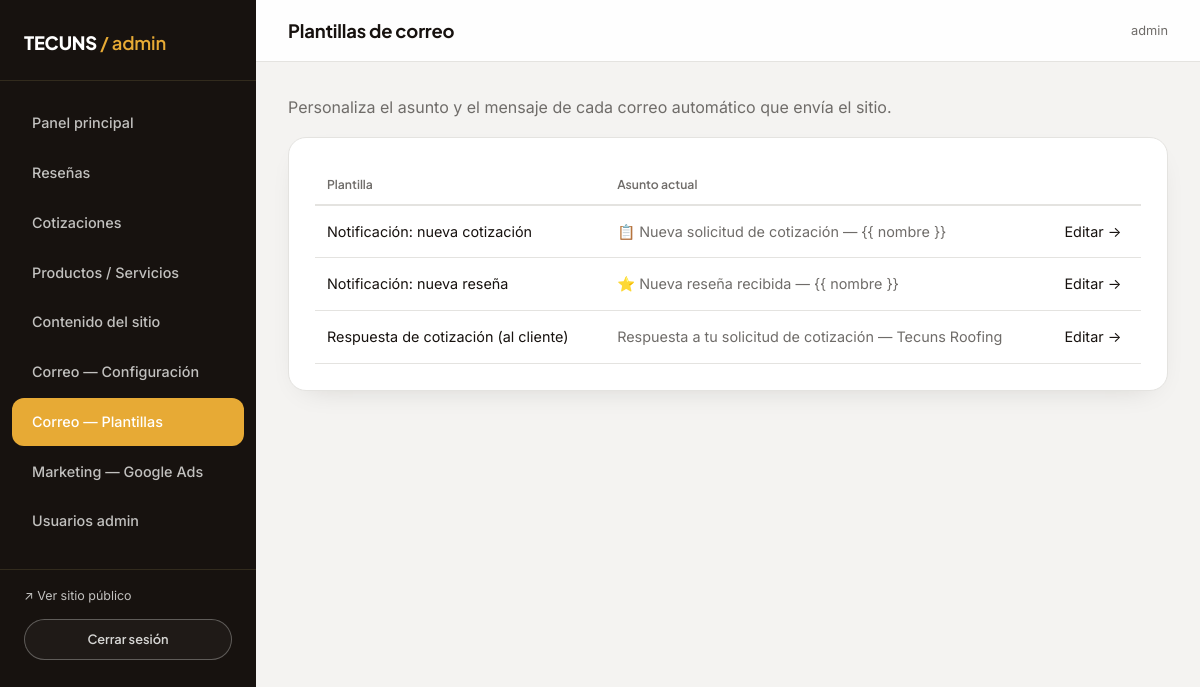
/admin/configuracion/plantillas (signed in), run on the app's committed database.
### models.py (models this page shows, shortened)
class Admin(UserMixin, db.Model):
    __tablename__ = "admins"
    id = db.Column(db.Integer, primary_key=True)
    username = db.Column(db.String(80), unique=True, nullable=False)
    password_hash = db.Column(db.String(255), nullable=False)
    is_superadmin = db.Column(db.Boolean, default=False)
    created_at = db.Column(db.DateTime, default=datetime.utcnow)

class EmailTemplate(db.Model):
    __tablename__ = "email_templates"
    id = db.Column(db.Integer, primary_key=True)
    key = db.Column(db.String(50), unique=True, nullable=False)
    label = db.Column(db.String(150), nullable=False)
    subject = db.Column(db.String(300), nullable=False)
    body = db.Column(db.Text, nullable=False)
    updated_at = db.Column(db.DateTime, default=datetime.utcnow, onupdate=datetime.utcnow)

### admin_routes.py (the view)
@admin_bp.route("/configuracion/plantillas")
@login_required
def plantillas():
    templates = EmailTemplate.query.order_by(EmailTemplate.label).all()
    return render_template("admin/plantillas.html", templates=templates)

### translations.py (called while the page is built)
def set_language():
    lang = request.cookies.get("lang")
    if lang not in SUPPORTED:
        lang = detect_lang()
    g.lang = lang

def detect_lang():
    accept = request.headers.get("Accept-Language", "")
    primary = accept.split(",")[0].strip().lower()
    code = primary.split(";")[0].split("-")[0].strip()
    return EN if code == EN else DEFAULT

### templates/admin/plantillas.html (shortened to what this page needs)
{% extends "admin/base_admin.html" %}
{% block page_title %}Plantillas de correo{% endblock %}
{% block admin_content %}
<p class="text-steel">Personaliza el asunto y el mensaje de cada correo automático que envía el sitio.</p>
<div class="card-panel">
  <table class="admin-table">
    <thead><tr><th>Plantilla</th><th>Asunto actual</th><th></th></tr></thead>
    <tbody>
      {% for t in templates %}
      <tr>
        <td>{{ t.label }}</td>
        <td class="text-steel">{{ t.subject }}</td>
        <td><a href="{{ url_for('admin.editar_plantilla', key=t.key) }}" class="link">Editar →</a></td>
      </tr>
      {% endfor %}
    </tbody>
  </table>
</div>
{% endblock %}

### templates/admin/base_admin.html (shortened to what this page needs)
<!doctype html>
<html lang="es">
<head>
  <link rel="stylesheet" href="{{ url_for('static', filename='css/style.css') }}">
  <link rel="stylesheet" href="{{ url_for('static', filename='css/admin.css') }}">
</head>
<body class="admin-body">
  <div class="admin-shell">
    <aside class="admin-sidebar">
      <div class="admin-brand">TECUNS <span>/ admin</span></div>
      <nav class="admin-nav">
        <a href="{{ url_for('admin.dashboard') }}" class="{{ 'active' if request.endpoint == 'admin.dashboard' }}">Panel principal</a>
        <a href="{{ url_for('admin.resenas') }}" class="{{ 'active' if request.endpoint and request.endpoint.startswith('admin.') and 'resena' in request.endpoint }}">Reseñas</a>
        <a href="{{ url_for('admin.cotizaciones') }}" class="{{ 'active' if request.endpoint and 'cotizacion' in request.endpoint }}">Cotizaciones</a>
        <a href="{{ url_for('admin.servicios') }}" class="{{ 'active' if request.endpoint and 'servicio' in request.endpoint }}">Productos / Servicios</a>
        <a href="{{ url_for('admin.contenido') }}" class="{{ 'active' if request.endpoint and 'contenido' in request.endpoint }}">Contenido del sitio</a>
        <a href="{{ url_for('admin.config_correo') }}" class="{{ 'active' if request.endpoint == 'admin.config_correo' }}">Correo — Configuración</a>
        <a href="{{ url_for('admin.plantillas') }}" class="{{ 'active' if request.endpoint == 'admin.plantillas' }}">Correo — Plantillas</a>
        <a href="{{ url_for('admin.config_marketing') }}" class="{{ 'active' if request.endpoint == 'admin.config_marketing' }}">Marketing — Google Ads</a>
        {% if current_user.is_superadmin %}
        <a href="{{ url_for('admin.usuarios') }}" class="{{ 'active' if request.endpoint and 'usuario' in request.endpoint }}">Usuarios admin</a>
        {% endif %}
      </nav>
      <div class="admin-nav-foot">
        <a href="{{ url_for('public.index') }}" target="_blank" style="color:var(--silver); font-family:var(--font-mono); font-size:.78rem; display:block; margin-bottom:12px;">↗ Ver sitio público</a>
        <a href="{{ url_for('admin.logout') }}" class="btn btn-outline btn-sm btn-block">Cerrar sesión</a>
      </div>
    </aside>
    <div class="admin-main">
      <div class="admin-topbar">
        <h1>{% block page_title %}Panel principal{% endblock %}</h1>
        <span class="text-steel" style="font-family:var(--font-mono); font-size:.8rem;">{{ current_user.username }}</span>
      </div>
      <div class="admin-content">
        {% block admin_content %}{% endblock %}
      </div>
    </div>
  </div>
</body>
</html>

### static/css/admin.css (style rules this page uses)
.admin-body { background:var(--offwhite); min-height:100vh; }
.admin-shell { display:flex; min-height:100vh; }
.admin-sidebar { width:256px; flex-shrink:0; background:var(--charcoal); color:var(--silver); padding:28px 0; position:sticky; top:0; height:100vh; overflow-y:auto; }
.admin-brand { font-family:var(--font-display); font-weight:800; color:var(--white); font-size:1.15rem; padding:0 24px 22px; border-bottom:1px solid var(--line); margin-bottom:18px; letter-spacing:-0.01em; }
.admin-brand span { color:var(--rust); font-weight:600; }
.admin-nav a { display:flex; align-items:center; gap:10px; padding:12px 20px; margin:2px 12px; border-radius:var(--radius-sm); font-family:var(--font-body); font-weight:500; font-size:.9rem; letter-spacing:0; text-transform:none; color:var(--silver); }
.admin-nav a.active { background:var(--rust); color:var(--white); }
.admin-nav-foot { margin-top:24px; padding:16px 24px 0; border-top:1px solid var(--line); }
.admin-main { flex:1; min-width:0; }
.admin-topbar { background:rgba(255,255,255,0.9); backdrop-filter:blur(10px); border-bottom:1px solid var(--line-dark); padding:20px 32px; display:flex; justify-content:space-between; align-items:center; position:sticky; top:0; z-index:10; }
.admin-topbar h1 { font-size:1.15rem; margin:0; text-transform:none; }
.admin-content { padding:32px; }
.card-panel { background:var(--white); border:1px solid var(--line-dark); border-radius:var(--radius); padding:26px; margin-bottom:24px; box-shadow:var(--shadow-soft); }
table.admin-table { width:100%; border-collapse:collapse; font-size:.9rem; }
table.admin-table th { text-align:left; font-family:var(--font-display); font-weight:600; font-size:.76rem; text-transform:none; letter-spacing:0; color:var(--steel); border-bottom:2px solid var(--line-dark); padding:10px 12px; }
table.admin-table td { padding:14px 12px; border-bottom:1px solid var(--line-dark); vertical-align:top; }
.btn-sm { padding:9px 16px; font-size:.8rem; }

### data on the page
Admin: username "admin"
EmailTemplate: label "Notificación: nueva cotización", subject "📋 Nueva solicitud de cotización — {{ nombre }}"
EmailTemplate: label "Notificación: nueva reseña", subject "⭐ Nueva reseña recibida — {{ nombre }}"
EmailTemplate: label "Respuesta de cotización (al cliente)", subject "Respuesta a tu solicitud de cotización — Tecuns Roofing"
